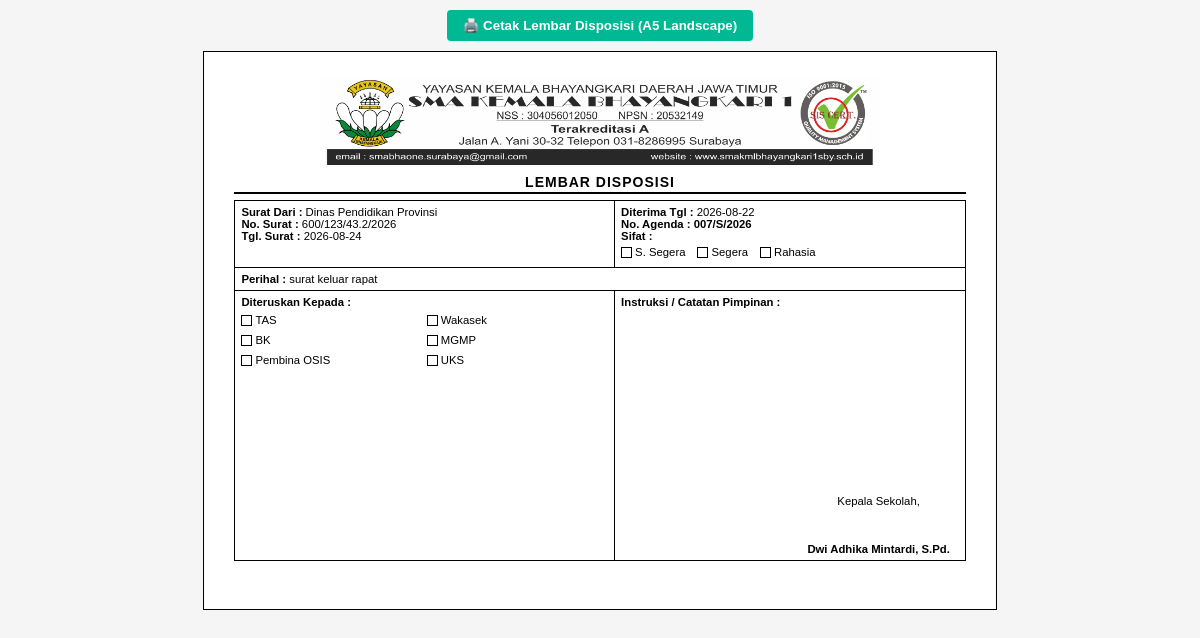
The page /cetak-disposisi/1 (signed in) on the database its author committed.
### tables this page shows
CREATE TABLE surat_masuk (
            id INTEGER PRIMARY KEY AUTOINCREMENT,
            no_disposisi TEXT,
            pengirim TEXT,
            tgl_diterima TEXT,
            tgl_surat TEXT,
            no_surat_pengirim TEXT,
            perihal TEXT,
            petugas TEXT,
            kode_surat TEXT DEFAULT 'DP',
            sifat_surat TEXT DEFAULT 'Segera',
            diteruskan_ke TEXT DEFAULT '-',
            file_scan_path TEXT DEFAULT '-',
            instruksi_pimpinan TEXT DEFAULT '-'
        );

### routes/surat_masuk_routes.py (the view)
@surat_masuk_bp.route('/cetak-disposisi/<int:surat_id>')
def cetak_disposisi(surat_id):
    if 'username' not in session:
        return redirect(url_for('auth_bp.login_page'))
    conn = get_db()
    cursor = conn.cursor()
    cursor.execute("SELECT * FROM surat_masuk WHERE id = ?", (surat_id,))
    row = cursor.fetchone()
    conn.close()
    if not row:
        return "Surat Masuk kagak nemu nyot!", 404
    log_activity(session.get('username'), 'CETAK_DISPOSISI', f"Mencetak Disposisi No: {row['no_disposisi']} (Pengirim: {row['pengirim']})")
    return render_template('disposisi_print.html', surat=dict(row))

### routes/utils.py (called while the page is built)
def get_db():
    conn = sqlite3.connect('arsip_kantor.db')
    conn.row_factory = sqlite3.Row
    return conn

def log_activity(username, action, detail):
    conn = sqlite3.connect('arsip_kantor.db')
    cursor = conn.cursor()
    cursor.execute(
        'INSERT INTO activity_logs (username, action, detail) VALUES (?, ?, ?)',
        (username, action, detail)
    )
    conn.commit()
    conn.close()

### templates/disposisi_print.html (shortened to what this page needs)
<!DOCTYPE html>
<html lang="id">
<head>
</head>
<body>
    <div class="no-print" style="text-align: center; margin-bottom: 10px;">
        <button onclick="window.print()" style="padding: 8px 16px; background: #00b894; color: white; border: none; border-radius: 4px; cursor: pointer; font-weight: bold;">🖨️ Cetak Lembar Disposisi (A5 Landscape)</button>
    </div>
    <div class="page-a5-landscape">
        <div class="header-kop">
            <img src="{{ url_for('static', filename='img/kop.png') }}" alt="Kop Surat">
        </div>
        <div class="title-box">LEMBAR DISPOSISI</div>
        <table class="disposisi-table">
            <tr>
                <td width="52%">
                    <b>Surat Dari :</b> {{ surat.pengirim }}<br>
                    <b>No. Surat :</b> {{ surat.no_surat_pengirim }}<br>
                    <b>Tgl. Surat :</b> {{ surat.tgl_surat }}
                </td>
                <td width="48%">
                    <b>Diterima Tgl :</b> {{ surat.tgl_diterima }}<br>
                    <b>No. Agenda :</b> <b>{{ surat.no_disposisi }}</b><br>
                    <b>Sifat :</b>
                    <div style="display: flex; gap: 12px; margin-top: 4px;">
                        <span class="check-item"><span class="checkbox"></span> S. Segera</span>
                        <span class="check-item"><span class="checkbox"></span> Segera</span>
                        <span class="check-item"><span class="checkbox"></span> Rahasia</span>
                    </div>
                </td>
            </tr>
            <tr>
                <td colspan="2">
                    <b>Perihal :</b> {{ surat.perihal }}
                </td>
            </tr>
            <tr>
                <td width="40%">
                    <b>Diteruskan Kepada :</b>
                    <div class="grid-diteruskan">
                        <span class="check-item"><span class="checkbox"></span> TAS</span>
                        <span class="check-item"><span class="checkbox"></span> Wakasek</span>
                        <span class="check-item"><span class="checkbox"></span> BK</span>
                        <span class="check-item"><span class="checkbox"></span> MGMP</span>
                        <span class="check-item"><span class="checkbox"></span> Pembina OSIS</span>
                        <span class="check-item"><span class="checkbox"></span> UKS</span>
                    </div>
                </td>
                <td width="60%">
                    <b>Instruksi / Catatan Pimpinan :</b>
                    <div class="instruksi-box"></div>
                    <div class="ttd-container">
                        <p style="margin: 0;">Kepala Sekolah,</p>
                        <br><br><br>
                        <p style="margin: 0;"><b>Dwi Adhika Mintardi, S.Pd.</b></p>
                    </div>
                </td>
            </tr>
        </table>
    </div>
</body>
</html>

### templates/disposisi_print.html (style rules this page uses)
* { box-sizing: border-box; }
body { font-family: Arial, sans-serif; font-size: 8.5pt; background: #f5f5f5; margin: 0; padding: 10px; }
.page-a5-landscape { background: white; width: 210mm; height: 148mm; margin: 0 auto; padding: 6mm 8mm; box-sizing: border-box; border: 1px solid #000; overflow: hidden; position: relative; }
.header-kop { width: 100%; text-align: center; margin-bottom: 2px; }
.header-kop img { width: 100%; height: auto; max-height: 25mm; object-fit: contain; }
.title-box { text-align: center; font-weight: bold; font-size: 10.5pt; margin: 3px 0 6px 0; text-transform: uppercase; letter-spacing: 1px; border-bottom: 2px solid #000; padding-bottom: 2px; }
table.disposisi-table { width: 100%; border-collapse: collapse; }
table.disposisi-table td { border: 1px solid #000; padding: 5px 6px; vertical-align: top; font-size: 8.5pt; }
.checkbox { width: 11px; height: 11px; border: 1px solid #000; display: inline-block; margin-right: 3px; }
.check-item { display: flex; align-items: center; margin-bottom: 4px; }
.grid-diteruskan { display: grid; grid-template-columns: repeat(2, 1fr); gap: 4px; margin-top: 6px; }
.instruksi-box { min-height: 48mm; }
.ttd-container { text-align: center; width: 160px; font-size: 8.5pt; float: right; margin-top: 5px; }

### rows shown on the page
surat_masuk: pengirim "Dinas Pendidikan Provinsi", no_surat_pengirim "600/123/43.2/2026", tgl_surat "2026-08-24", tgl_diterima "2026-08-22", no_disposisi "007/S/2026", perihal "surat keluar rapat"
